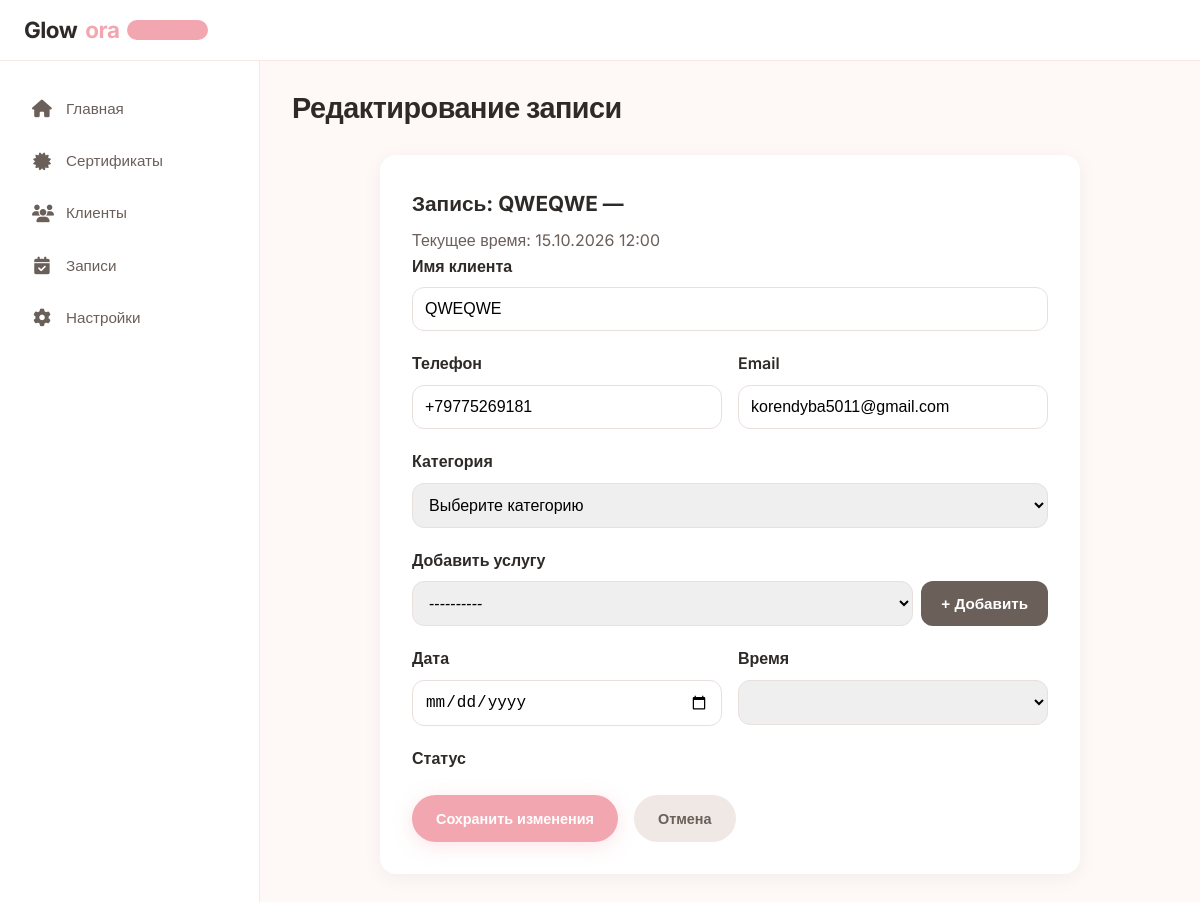
/admin-dashboard/bookings/1/edit/, run on the app's committed database.
### booking_app/models.py (models this page shows, shortened)
class Booking(models.Model):
    STATUS_CHOICES = [
        ('pending', '⏳ Ожидает подтверждения'),
        ('confirmed', '✅ Подтверждено'),
        ('cancelled', '❌ Отменено'),
    ]
    client_name = models.CharField('Имя клиента', max_length=100)
    phone = models.CharField('Телефон', max_length=20)
    email = models.EmailField('Электронная почта', blank=True, null=True)
    services = models.ManyToManyField(
        'beauty_app.Service',
        verbose_name='Услуги',
        related_name='bookings'
    )
    appointment_datetime = models.DateTimeField('Дата и время записи')
    status = models.CharField('Статус', max_length=20, choices=STATUS_CHOICES, default='confirmed')
    google_event_id = models.CharField('ID события в Google', max_length=255, blank=True, null=True, editable=False)
    created_at = models.DateTimeField('Создано', auto_now_add=True)
    updated_at = models.DateTimeField('Обновлено', auto_now=True)
    class Meta:
        verbose_name = 'Запись клиента'
        verbose_name_plural = 'Записи клиентов'
        ordering = ['-appointment_datetime']
        db_table = 'beauty_app_booking' # <-- ТРЮК: используем старую таблицу в БД

### booking_app/views.py (the view)
# urls.py: path('admin-dashboard/bookings/<int:pk>/edit/', views.booking_edit, name='booking_edit'),
def booking_edit(request, pk):
    booking = get_object_or_404(Booking, pk=pk)
    if request.method == 'POST':
        form = AdminBookingForm(request.POST, instance=booking)
        if form.is_valid():
            date_str = form.cleaned_data['appointment_date']
            time_str = form.cleaned_data['appointment_time']
            services_ids_str = request.POST.get('services_ids', '')
            if services_ids_str:
                services_ids = [int(id) for id in services_ids_str.split(',') if id]
                services = Service.objects.filter(id__in=services_ids, is_active=True)
            else:
                services = form.cleaned_data.get('services', booking.services.all())
            naive_dt = datetime.strptime(f"{date_str} {time_str}", "%Y-%m-%d %H:%M")
            aware_dt = timezone.make_aware(naive_dt, timezone.get_current_timezone())
            duration = sum(s.duration for s in services if s.duration)
            new_end_time = aware_dt + timedelta(minutes=duration)
            conflicting = Booking.objects.filter(
                appointment_datetime__date=aware_dt.date(),
                status__in=['pending', 'confirmed']
            ).exclude(pk=booking.pk).prefetch_related('services')
            is_available = True
            for b in conflicting:
                b_duration = sum(s.duration for s in b.services.all() if s.duration)
                b_start = b.appointment_datetime
                b_end = b_start + timedelta(minutes=b_duration)
                if aware_dt < b_end and new_end_time > b_start:
                    is_available = False
                    break
            if not is_available:
                form.add_error('appointment_time', 'Это время уже занято другой записью.')
                return render(request, 'booking_app/admin/booking_edit.html', {
                    'form': form,
                    'booking': booking
                })
            booking = form.save(commit=False)
            booking.appointment_datetime = aware_dt
            booking.save()
            booking.services.set(services) # <-- Сохраняем M2M связи
            try:
                from .google_calendar import create_or_update_google_event
                event_id = create_or_update_google_event(booking)
                if event_id:
                    booking.google_event_id = event_id
                    booking.save(update_fields=['google_event_id'])
            except Exception as e:
                print(f"Ошибка обновления Google Calendar: {e}")
            messages.success(request, f'Запись для {booking.client_name} обновлена')
            return redirect('booking_app:bookings_list')
    else:
        initial_data = {
            'appointment_date': booking.appointment_datetime.date(),
            'appointment_time': booking.appointment_datetime.strftime('%H:%M'),
        }
        form = AdminBookingForm(instance=booking, initial=initial_data)
    return render(request, 'booking_app/admin/booking_edit.html', {
        'form': form,
        'booking': booking
    })

### beauty_app/context_processors.py (called while the page is built)
def faq_context(request):
    faqs = FAQ.objects.filter(is_active=True).order_by('order', 'created_at')
    return {'faqs': faqs}

### beauty_app/models.py (called while the page is built)
    def __str__(self):
        return self.name

    def __str__(self):
        return self.name

### booking_app/context_processors.py (called while the page is built)
def pwa_settings(request):
    return {
        'VAPID_PUBLIC_KEY': getattr(settings, 'VAPID_PUBLIC_KEY', ''),
    }

### booking_app/templates/booking_app/admin/booking_edit.html (shortened to what this page needs)
{% extends 'dashboard_base.html' %}
{% load static %}
{% block page_title %}Редактирование записи{% endblock %}
{% block content %}
<div class="form-container">
    <div class="card">
        <div class="card-header">
            <h3>Запись: {{ booking.client_name }} —
            </h3>
            <p style="color: #6b5f5a; margin-top: 8px;">
                Текущее время: {{ booking.appointment_datetime|date:"d.m.Y H:i" }}
            </p>
        </div>
        <div class="card-body">
            <form method="post" class="booking-form" id="editBookingForm">
                <div class="form-group">
                    <label>Имя клиента</label>
                    {{ form.client_name }}
                </div>
                <div class="form-row">
                    <div class="form-group">
                        <label>Телефон</label>
                        {{ form.phone }}
                    </div>
                    <div class="form-group">
                        <label>Email</label>
                        {{ form.email }}
                    </div>
                </div>
                <div class="form-group">
                    <label>Категория</label>
                    {{ form.category }}
                </div>
                <div class="form-group">
                    <label>Добавить услугу</label>
                    <div style="display: flex; gap: 8px;">
                        {{ form.service }}
                        <button type="button" id="addServiceBtn" class="btn-add" title="Добавить услугу">+ Добавить</button>
                    </div>
                </div>
                <div class="form-row">
                    <div class="form-group">
                        <label>Дата</label>
                        {{ form.appointment_date }}
                    </div>
                    <div class="form-group">
                        <label>Время</label>
                        {{ form.appointment_time }}
                    </div>
                </div>
                <div class="form-group">
                    <label>Статус</label>
                </div>
                <div class="form-actions">
                    <button type="submit" class="btn btn-primary">Сохранить изменения</button>
                    <a href="{% url 'booking_app:bookings_schedule' %}" class="btn btn-secondary">Отмена</a>
                </div>
            </form>
        </div>
    </div>
</div>
{% endblock %}

### static/beauty_app/css/admin.css (style rules this page uses)
* { margin: 0; padding: 0; box-sizing: border-box; }
:root { --primary: #f2a6b0; --primary-dark: #e8919c; --primary-light: #fce8e5; --bg: #fef9f7; --text: #2d2a28; --text-light: #6b5f5a; --white: #fff; --border: #f5e8e5; --shadow: 0 4px 20px rgba(0, 0, 0, 0.06); --radius: 16px; --transition: 0.3s ease; }
body { font-family: 'Inter', sans-serif; background: var(--bg); color: var(--text); line-height: 1.6; }
a { text-decoration: none; color: inherit; }
.btn { display: inline-flex; align-items: center; gap: 8px; padding: 10px 24px; border-radius: 60px; font-weight: 600; font-size: 0.9rem; border: none; cursor: pointer; transition: var(--transition); text-decoration: none; }
.btn-primary { background: var(--primary); color: var(--white); box-shadow: 0 4px 20px rgba(242, 166, 176, 0.3); }

### booking_app/templates/booking_app/admin/booking_edit.html (style rules this page uses)
.form-container { max-width: 700px; margin: 0 auto; }
.card { background: #fff; border-radius: 16px; padding: 32px; box-shadow: 0 4px 20px rgba(0,0,0,0.05); }
.card-header h3 { margin: 0; font-size: 1.3rem; color: #2d2a28; }
.form-group { margin-bottom: 20px; }
.form-group label { display: block; font-weight: 600; margin-bottom: 8px; color: #2d2a28; }
.form-control { width: 100%; padding: 12px; border: 1px solid #e8e0dd; border-radius: 12px; font-size: 1rem; box-sizing: border-box; }
.form-row { display: flex; gap: 16px; }
.form-row .form-group { flex: 1; }
.form-actions { display: flex; gap: 16px; margin-top: 24px; }
.btn { padding: 12px 24px; border-radius: 60px; font-weight: 600; cursor: pointer; border: none; text-decoration: none; text-align: center; }
.btn-primary { background: #f2a6b0; color: #fff; }
.btn-secondary { background: #f0e8e5; color: #6b5f5a; }
.btn-add { padding: 12px 20px; background: #6b5f5a; color: #fff; border: none; border-radius: 12px; font-size: 0.95rem; font-weight: 600; cursor: pointer; transition: all 0.2s; white-space: nowrap; }

### data on the page
Booking: client_name "QWEQWE", appointment_datetime "15.10.2026 12:00", phone "+79775269181", email "korendyba5011@gmail.com"
